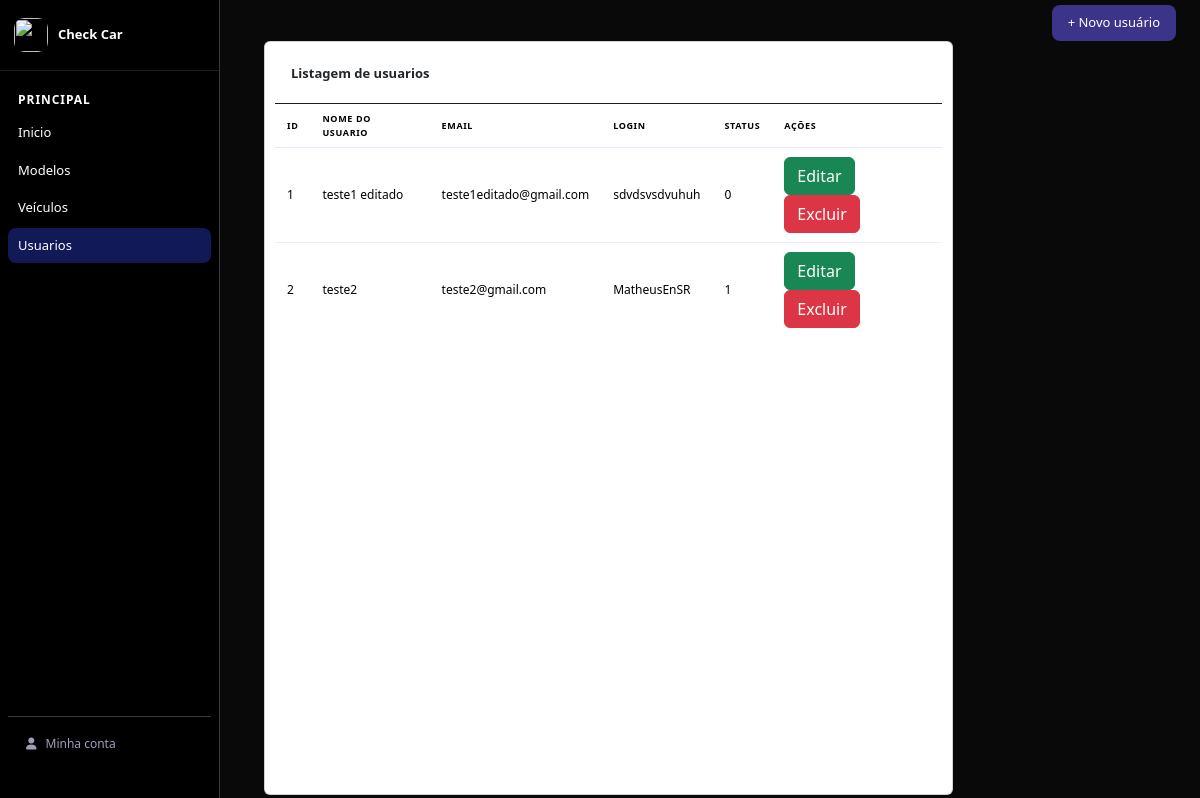
/Sistema/index.php?page=home&view=cad-user (signed in), run on the app's committed database.
### tables this page shows
CREATE TABLE `usuarios` (
  `id` int(10) UNSIGNED NOT NULL,
  `nome` varchar(100) NOT NULL,
  `email` varchar(100) NOT NULL,
  `login` varchar(50) NOT NULL,
  `senha` varchar(255) NOT NULL,
  `status` tinyint(1) NOT NULL DEFAULT 0
);

### Sistema/pages/cad-user/cad-user.php (the view, shortened to what this page needs)
<div class="lista-model">
    <main class="cards">
        <header>
            <nav class="navag">
                <div class="nav-right">
                    <button class="btn-novo" id="abrir">+ Novo usuário</button>
                </div>
            </nav>
        </header>
        <?php
        $sql = "SELECT * FROM usuarios";
        $res = $conn->query($sql);
        $qtd = $res->num_rows;
        if ($qtd > 0) {
            print "<div class='dash-grid'>";
            print "<div class='card'>";
            print "<div class='card-head'><span class='card-title'>Listagem de usuarios</span></div>";
            print "<div class='tbl-wrap'>";
            print "<table>";
            print "<thead>
            <tr>
            <th>Id</th>
            <th>Nome do usuario</th>
            <th>email</th>
            <th>login</th>
            <th>status</th>
            <th>Ações</th>
            </tr>
            </thead>";
            print "<tbody>";
            while ($row = $res->fetch_object()) {
                print "<tr>";
                print "<td class='bold'>" . $row->id . "</td>";
                print "<td><span>" . htmlspecialchars($row->nome) . "</span></td>";
                print "<td><span>" . htmlspecialchars($row->email) . "</span></td>";
                print "<td><span>" . htmlspecialchars($row->login) . "</span></td>";
                print "<td><span>" . htmlspecialchars($row->status) . "</span></td>";
                print "<td>
                    <button class='btn btn-success btn-editar' type='button' data-id='" . $row->id . "'>Editar</button>
                    <button onclick=\"if (confirm('Tem certeza que deseja excluir?')) {
                        location.href='index.php?page=config-user&acao=excluir&id=" . $row->id . "';
                    }\" class='btn btn-danger'>Excluir</button>
                </td>";
                print "</tr>";
            }
            print "</tbody></table></div></div></div>";
        } else {
            print "<p>Nenhum usuarios cadastrado.</p>";
        }
        ?>
    </main>
</div>

### Sistema/style.css (style rules this page uses)
body { height: 102vh; background: #050505; background: -webkit-linear-gradient(158deg, rgba(5, 5, 5, 1) 0%, #6b0711 0%, rgba(8, 10, 8, 1) 70%); background: -moz-linear-gradient(158deg, rgba(5, 5, 5, 1) 0%, rgba(107, 7, 17, 1) 0%, rgba(8, 10, 8, 1) 70%); background: linear-gradient(158deg, rgba(5, 5, 5, 1) 0%, rgba(107, 7, 17, 1) 0%, rgba(8, 10, 8, 1) 70%); filter: progid:DXImageTransform.Microsoft.gradient(startColorstr="#050505", endColorstr="#080A08", GradientType=0); }

### Sistema/assets/styles/home.css (style rules this page uses)
* { margin: 0; padding: 0; box-sizing: border-box; }
html, body { width: 100%; height: 100%; overflow: hidden; background: #111827; font-family: Arial, Helvetica, sans-serif; }
table { width: 100%; border-collapse: collapse; font-size: 12px; }
thead th { padding: 8px 12px; text-align: left; font-size: 9px; font-weight: 600; color: #9ca3af; text-transform: uppercase; letter-spacing: 0.07em; border-bottom: 1px solid #e8e6f8; }
tbody td { padding: 9px 12px; border-bottom: 1px solid #3a3a3a; color: #e5e7eb; vertical-align: middle; }
tbody tr:last-child td { border-bottom: none; }
.bold { font-weight: 500; }

### Sistema/assets/styles/cad-model.css (style rules this page uses)
.nav-right { display: flex; flex-direction: row-reverse; }
#abrir { display: inline-flex; align-items: center; gap: 6px; background: #3c3489; border: none; border-radius: 8px; padding: 8px 16px; font-size: 13px; font-weight: 500; color: #fff; cursor: pointer; font-family: inherit; transition: background 0.15s; white-space: nowrap; }
.lista-model { display: flex; flex-direction: column; flex: 1; overflow: hidden; background: #f0eff7; height: 93vh; }
.dash-grid { display: grid; grid-template-columns: 1fr 200px; gap: 14px; flex: 1; }
.card { background: #292929; border: 1px solid #e8e6f8; border-radius: 12px; overflow: hidden; }
.card-head { padding: 12px 16px; display: flex; align-items: center; justify-content: space-between; border-bottom: 1px solid #292929; }
.card-title { font-size: 13px; font-weight: 600; color: #A09EBB; }
table { width: 100%; border-collapse: collapse; font-size: 12px; }
thead th { padding: 8px 12px; text-align: left; font-size: 9px; font-weight: 600; color: #000000; text-transform: uppercase; letter-spacing: 0.07em; border-bottom: 1px solid #e8e6f8; }
tbody td { padding: 9px 12px; border-bottom: 1px solid #f0eef8; color: #000000; vertical-align: middle; }

### Sistema/assets/styles/cad-vei.css (style rules this page uses)
.nav-right { display: flex; flex-direction: row-reverse; }
#abrir { display: inline-flex; align-items: center; gap: 6px; background: #3c3489; border: none; border-radius: 8px; padding: 8px 16px; font-size: 13px; font-weight: 500; color: #fff; cursor: pointer; font-family: inherit; transition: background 0.15s; white-space: nowrap; }
.lista-model { display: flex; flex-direction: column; flex: 1; overflow: hidden; background: #f0eff7; height: 93vh; }
.cards { flex: 1; padding: 5px 24px; background: #000000f5; overflow-y: auto; display: flex; flex-direction: column; gap: 0px; height: 80vh; }
.card { padding: 10px; }
.dash-grid { display: grid; grid-template-columns: 1fr 200px; gap: 14px; flex: 1; }
.card { background: #292929; border: 1px solid #e8e6f8; border-radius: 12px; overflow: hidden; }
.card-head { padding: 12px 16px; display: flex; align-items: center; justify-content: space-between; border-bottom: 1px solid #292929; }
.card-title { font-size: 13px; font-weight: 600; color: #A09EBB; }
table { width: 100%; border-collapse: collapse; font-size: 12px; }
thead th { padding: 8px 12px; text-align: left; font-size: 9px; font-weight: 600; color: #000000; text-transform: uppercase; letter-spacing: 0.07em; border-bottom: 1px solid #e8e6f8; }
tbody td { padding: 9px 12px; border-bottom: 1px solid #f0eef8; color: #000000; vertical-align: middle; }

### Sistema/pages/home/home.php (style rules this page uses)
.card { background: #292929; border: 1px solid #e8e6f8; border-radius: 12px; overflow: hidden; margin-left: 20px; width: 96%; }
.card-head { padding: 12px 16px; display: flex; align-items: center; justify-content: space-between; border-bottom: 1px solid #1f1e1e; }
.card-title { font-size: 13px; font-weight: 600; color: #A09EBB; }
.tbl-wrap { overflow-x: auto; }

### data on the page
usuarios: id "1", nome "teste1 editado", email "teste1editado@gmail.com", login "sdvdsvsdvuhuh", status "0"
usuarios: id "2", nome "teste2", email "teste2@gmail.com", login "MatheusEnSR", status "1"
